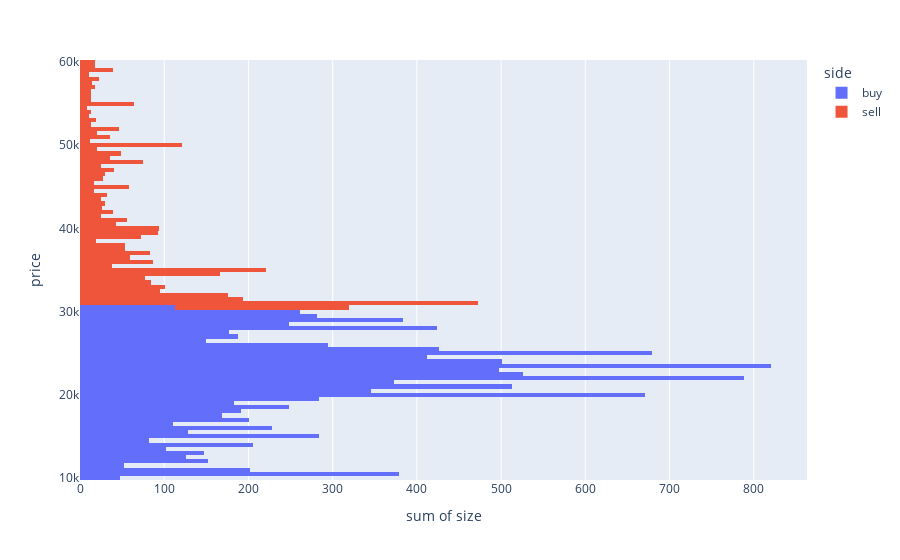

Notebook code cell kept with this figure:
### Code cell
px.histogram(df,
        x='size',
        y='price',
        orientation='h',
        color='side',
        histfunc='sum'
        )

### Figure 1 — Plotly figure (JSON) as saved in the notebook; plotly's stock layout.template omitted (floating-point values rounded to 4 significant figures; data arrays with more than 128 entries replaced by an {"elided": "..."} marker saying what was removed)
{"data": [{"alignmentgroup": "True", "bingroup": "y", "histfunc": "sum", "hovertemplate": "side=buy<br>sum of size=%{x}<br>price=%{y}<extra></extra>", "legendgroup": "buy", "marker": {"color": "#636efa", "pattern": {"shape": ""}}, "name": "buy", "offsetgroup": "buy", "orientation": "h", "showlegend": true, "type": "histogram", "x": {"elided": "14407 float values"}, "xaxis": "x", "y": {"elided": "14407 float values"}, "yaxis": "y"}, {"alignmentgroup": "True", "bingroup": "y", "histfunc": "sum", "hovertemplate": "side=sell<br>sum of size=%{x}<br>price=%{y}<extra></extra>", "legendgroup": "sell", "marker": {"color": "#EF553B", "pattern": {"shape": ""}}, "name": "sell", "offsetgroup": "sell", "orientation": "h", "showlegend": true, "type": "histogram", "x": {"elided": "16662 float values"}, "xaxis": "x", "y": {"elided": "16662 float values"}, "yaxis": "y"}], "layout": {"barmode": "relative", "legend": {"title": {"text": "side"}, "tracegroupgap": 0}, "margin": {"t": 60}, "xaxis": {"anchor": "y", "domain": [0, 1], "title": {"text": "sum of size"}}, "yaxis": {"anchor": "x", "domain": [0, 1], "title": {"text": "price"}}}}
